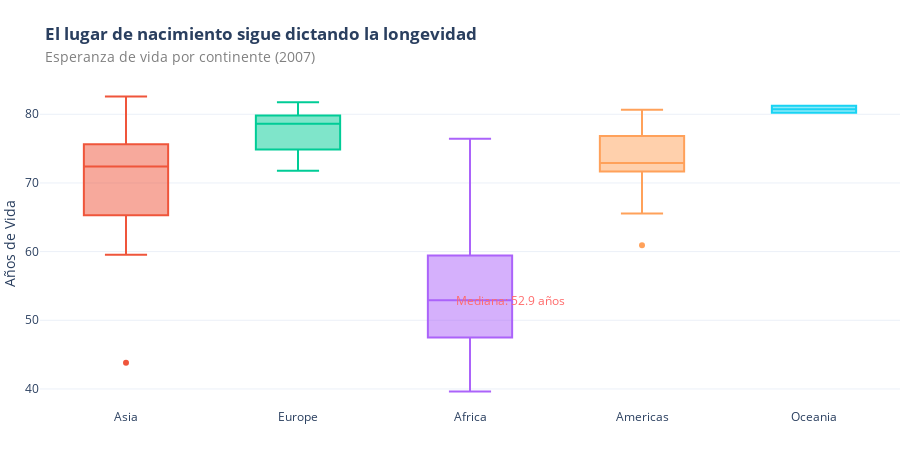

Notebook cell for this chart:
### Markdown cell above
<h3>2. EL CONTEXTO</h3>
<h1>La Geografía como Destino</h1>

<div class="insight-box">
    <h3>💡 Insight</h3>
    <p>Nacer en Europa garantiza, en promedio, <strong>23 años más de vida</strong> que nacer en África. Esta brecha estructural no se ha cerrado significativamente en las últimas décadas.</p>
</div>

<p>
    Aunque el mundo avanza, la distribución de la longevidad sigue siendo profundamente desigual. 
    Al analizar la esperanza de vida por continente en 2007, observamos que África no solo tiene el promedio más bajo, 
    sino también la mayor dispersión, indicando una inestabilidad interna crítica.
</p>

### Code cell
# Filtrar datos 2007
df_2007 = df[df['year'] == 2007]

# Crear Box Plot
fig = px.box(
    df_2007, 
    x='continent', 
    y='lifeExp', 
    color='continent',
    color_discrete_map=colors, # Usar mapa de colores definido anteriormente
    points="outliers" # Mostrar solo outliers para limpieza visual
)

# Ajustes de Estilo "McKinsey"
fig.update_layout(
    title="<b>El lugar de nacimiento sigue dictando la longevidad</b><br><span style='font-size:14px; color:gray'>Esperanza de vida por continente (2007)</span>",
    xaxis_title="",
    yaxis_title="Años de Vida",
    showlegend=False,
    margin=dict(t=80, l=0, r=0, b=0),
    height=450
)

# Anotación destacada para África
median_africa = df_2007[df_2007['continent']=='Africa']['lifeExp'].median()
fig.add_annotation(
    x="Africa", y=median_africa,
    text=f"Mediana: {median_africa:.1f} años",
    showarrow=True, arrowhead=0, ax=40, ay=0,
    font=dict(color=colors['alert'], size=12)
)

fig.show()

# Add Footer
fig.add_annotation(
    text="Fuente: Gapminder", 
    xref="paper", yref="paper", 
    x=1, y=-0.13, 
    showarrow=False, 
    font=dict(size=10, color="gray")
)
# Export
import os
if not os.path.exists("plots"):
    os.makedirs("plots")
fig.write_image(f"plots/boxplot_geography.png", width=1920, height=1080)

### Figure 1 — Plotly figure (JSON) as saved in the notebook; plotly's stock layout.template omitted (floating-point values rounded to 4 significant figures)
{"data": [{"alignmentgroup": "True", "boxpoints": "outliers", "hovertemplate": "continent=%{x}<br>lifeExp=%{y}<extra></extra>", "legendgroup": "Asia", "marker": {"color": "#EF553B"}, "name": "Asia", "notched": false, "offsetgroup": "Asia", "orientation": "v", "showlegend": true, "type": "box", "x": ["Asia", "Asia", "Asia", "Asia", "Asia", "Asia", "Asia", "Asia", "Asia", "Asia", "Asia", "Asia", "Asia", "Asia", "Asia", "Asia", "Asia", "Asia", "Asia", "Asia", "Asia", "Asia", "Asia", "Asia", "Asia", "Asia", "Asia", "Asia", "Asia", "Asia", "Asia", "Asia", "Asia"], "x0": " ", "xaxis": "x", "y": [43.83, 75.64, 64.06, 59.72, 72.96, 82.21, 64.7, 70.65, 70.96, 59.55, 80.75, 82.6, 72.53, 67.3, 78.62, 77.59, 71.99, 74.24, 66.8, 62.07, 63.78, 75.64, 65.48, 71.69, 72.78, 79.97, 72.4, 74.14, 78.4, 70.62, 74.25, 73.42, 62.7], "y0": " ", "yaxis": "y"}, {"alignmentgroup": "True", "boxpoints": "outliers", "hovertemplate": "continent=%{x}<br>lifeExp=%{y}<extra></extra>", "legendgroup": "Europe", "marker": {"color": "#00cc96"}, "name": "Europe", "notched": false, "offsetgroup": "Europe", "orientation": "v", "showlegend": true, "type": "box", "x": ["Europe", "Europe", "Europe", "Europe", "Europe", "Europe", "Europe", "Europe", "Europe", "Europe", "Europe", "Europe", "Europe", "Europe", "Europe", "Europe", "Europe", "Europe", "Europe", "Europe", "Europe", "Europe", "Europe", "Europe", "Europe", "Europe", "Europe", "Europe", "Europe", "Europe"], "x0": " ", "xaxis": "x", "y": [76.42, 79.83, 79.44, 74.85, 73.0, 75.75, 76.49, 78.33, 79.31, 80.66, 79.41, 79.48, 73.34, 81.76, 78.89, 80.55, 74.54, 79.76, 80.2, 75.56, 78.1, 72.48, 74.0, 74.66, 77.93, 80.94, 80.88, 81.7, 71.78, 79.42], "y0": " ", "yaxis": "y"}, {"alignmentgroup": "True", "boxpoints": "outliers", "hovertemplate": "continent=%{x}<br>lifeExp=%{y}<extra></extra>", "legendgroup": "Africa", "marker": {"color": "#ab63fa"}, "name": "Africa", "notched": false, "offsetgroup": "Africa", "orientation": "v", "showlegend": true, "type": "box", "x": ["Africa", "Africa", "Africa", "Africa", "Africa", "Africa", "Africa", "Africa", "Africa", "Africa", "Africa", "Africa", "Africa", "Africa", "Africa", "Africa", "Africa", "Africa", "Africa", "Africa", "Africa", "Africa", "Africa", "Africa", "Africa", "Africa", "Africa", "Africa", "Africa", "Africa", "Africa", "Africa", "Africa", "Africa", "Africa", "Africa", "Africa", "Africa", "Africa", "Africa", "Africa", "Africa", "Africa", "Africa", "Africa", "Africa", "Africa", "Africa", "Africa", "Africa", "Africa", "Africa"], "x0": " ", "xaxis": "x", "y": [72.3, 42.73, 56.73, 50.73, 52.3, 49.58, 50.43, 44.74, 50.65, 65.15, 46.46, 55.32, 48.33, 54.79, 71.34, 51.58, 58.04, 52.95, 56.73, 59.45, 60.02, 56.01, 46.39, 54.11, 42.59, 45.68, 73.95, 59.44, 48.3, 54.47, 64.16, 72.8, 71.16, 42.08, 52.91, 56.87, 46.86, 76.44, 46.24, 65.53, 63.06, 42.57, 48.16, 49.34, 58.56, 39.61, 52.52, 58.42, 73.92, 51.54, 42.38, 43.49], "y0": " ", "yaxis": "y"}, {"alignmentgroup": "True", "boxpoints": "outliers", "hovertemplate": "continent=%{x}<br>lifeExp=%{y}<extra></extra>", "legendgroup": "Americas", "marker": {"color": "#FFA15A"}, "name": "Americas", "notched": false, "offsetgroup": "Americas", "orientation": "v", "showlegend": true, "type": "box", "x": ["Americas", "Americas", "Americas", "Americas", "Americas", "Americas", "Americas", "Americas", "Americas", "Americas", "Americas", "Americas", "Americas", "Americas", "Americas", "Americas", "Americas", "Americas", "Americas", "Americas", "Americas", "Americas", "Americas", "Americas", "Americas"], "x0": " ", "xaxis": "x", "y": [75.32, 65.55, 72.39, 80.65, 78.55, 72.89, 78.78, 78.27, 72.23, 74.99, 71.88, 70.26, 60.92, 70.2, 72.57, 76.19, 72.9, 75.54, 71.75, 71.42, 78.75, 69.82, 78.24, 76.38, 73.75], "y0": " ", "yaxis": "y"}, {"alignmentgroup": "True", "boxpoints": "outliers", "hovertemplate": "continent=%{x}<br>lifeExp=%{y}<extra></extra>", "legendgroup": "Oceania", "marker": {"color": "#19d3f3"}, "name": "Oceania", "notched": false, "offsetgroup": "Oceania", "orientation": "v", "showlegend": true, "type": "box", "x": ["Oceania", "Oceania"], "x0": " ", "xaxis": "x", "y": [81.23, 80.2], "y0": " ", "yaxis": "y"}], "layout": {"annotations": [{"arrowhead": 0, "ax": 40, "ay": 0, "font": {"color": "#ff6b6b", "size": 12}, "showarrow": true, "text": "Mediana: 52.9 años", "x": "Africa", "y": 52.93}], "boxmode": "overlay", "height": 450, "legend": {"title": {"text": "continent"}, "tracegroupgap": 0}, "margin": {"b": 0, "l": 0, "r": 0, "t": 80}, "showlegend": false, "title": {"text": "<b>El lugar de nacimiento sigue dictando la longevidad</b><br><span style='font-size:14px; color:gray'>Esperanza de vida por continente (2007)</span>"}, "xaxis": {"anchor": "y", "categoryarray": ["Asia", "Europe", "Africa", "Americas", "Oceania"], "categoryorder": "array", "domain": [0.0, 1.0], "title": {"text": ""}}, "yaxis": {"anchor": "x", "domain": [0.0, 1.0], "title": {"text": "Años de Vida"}}}}
